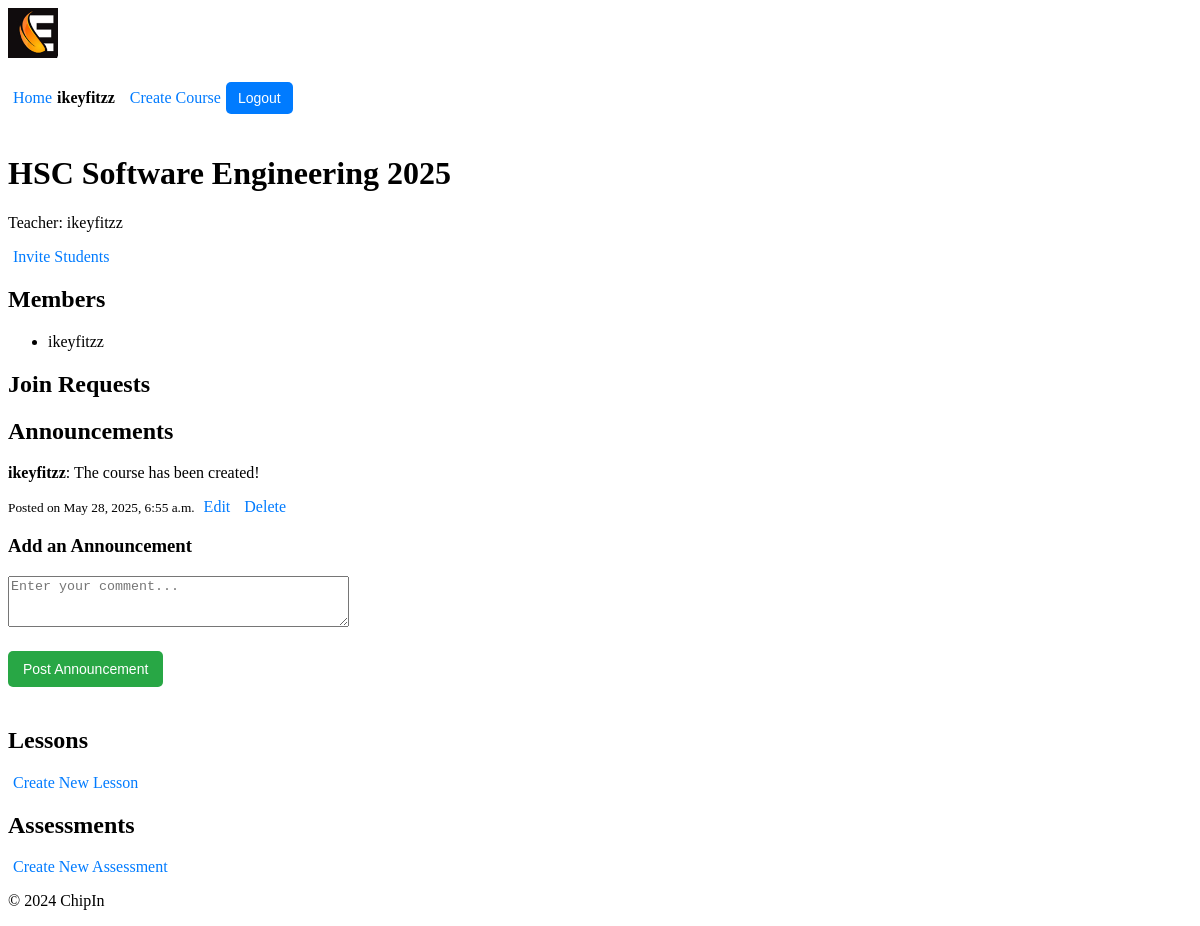
The app's page /chipin/group/4/ (signed in), older data.
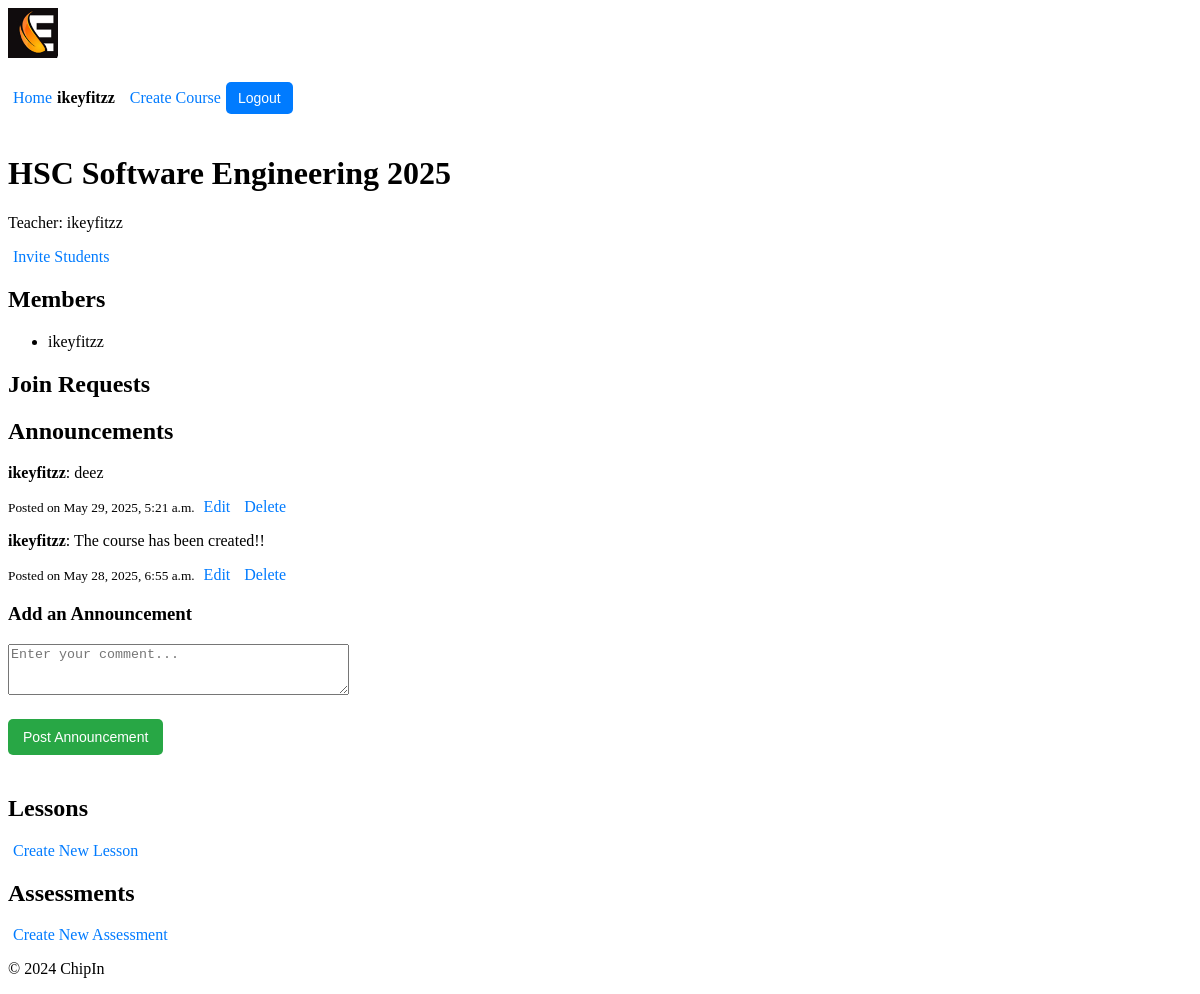
The same page, newer data.
### users/models.py (models this page shows, shortened)
class Profile(models.Model):
    user = models.OneToOneField(User, on_delete=models.CASCADE)
    first_name = models.CharField(max_length=30)
    surname = models.CharField(max_length=30)
    nickname = models.CharField(max_length=30, unique=True, null=False, blank=False)
    max_spend = models.DecimalField(max_digits=10, decimal_places=2, default=100.00)  # max spend
    balance = models.DecimalField(max_digits=10, decimal_places=2, default=100.00)  # users balance
    is_teacher = models.BooleanField(default=False) # users permissions (teacher/student)
    pfp = models.FileField(default='pfps/blank.jpg') # profile picture field

### chipin/models.py (models this page shows, shortened)
class Group(models.Model):
    name = models.CharField(max_length=100)
    admin = models.ForeignKey(User, on_delete=models.CASCADE, related_name='admin_groups')
    members = models.ManyToManyField(User, related_name='group_memberships', blank=True)
    invited_users = models.ManyToManyField(User, related_name='pending_invitations', blank=True)

class Comment(models.Model):
    user = models.ForeignKey(User, on_delete=models.CASCADE)  # User who posted the comment
    group = models.ForeignKey(Group, related_name='comments', on_delete=models.CASCADE)  # Group associated with the comment
    content = models.TextField()  # The comment content
    created_at = models.DateTimeField(auto_now_add=True)  # Timestamp when the comment was posted
    updated_at = models.DateTimeField(auto_now=True)  # Timestamp for the latest update

### chipin/views.py (the view)
# urls.py: path('group/<int:group_id>/', views.group_detail, name='group_detail'),
@login_required
def group_detail(request, group_id, edit_comment_id=None):
    group = get_object_or_404(Group, id=group_id)
    comments = group.comments.all().order_by('-created_at')  # Fetch all comments for the group
    events = group.events.all()  # Fetch all events associated with the group
    lessons = group.lessons.all()  # Fetch all lessons associated with the group
    if edit_comment_id: # Fetch the comment to edit, if edit_comment_id is provided
        comment_to_edit = get_object_or_404(Comment, id=edit_comment_id)
        if comment_to_edit.user != request.user:
            return redirect('chipin:group_detail', group_id=group.id)
    else:
        comment_to_edit = None
    if request.method == 'POST':
        if comment_to_edit: # Editing an existing comment
            form = CommentForm(request.POST, instance=comment_to_edit)
        else: # Adding a new comment
            form = CommentForm(request.POST)
        if form.is_valid():
            comment = form.save(commit=False)
            comment.user = request.user
            comment.group = group
            comment.save()
            return redirect('chipin:group_detail', group_id=group.id)
    else:
        form = CommentForm(instance=comment_to_edit) if comment_to_edit else CommentForm()
    return render(request, 'chipin/group_detail.html', {
        'group': group,
        'comments': comments,
        'events': events,
        'lessons': lessons,
        'form': form,
        'comment_to_edit': comment_to_edit,
    })

### chipin/forms.py (shortened to what this page needs)
class CommentForm(forms.ModelForm):
    class Meta:
        model = Comment
        fields = ['content']
        widgets = {
            'content': forms.Textarea(attrs={'rows': 3, 'placeholder': 'Enter your comment...'})
        }

### chipin/context_processors.py (called while the page is built)
def user_profile(request):
    if request.user.is_authenticated:
        try:
            return {'nickname': request.user.profile.nickname}
        except Profile.DoesNotExist:
            return {'nickname': request.user.username}  # Fallback to username if no profile exists
    return {}

### chipin/templates/chipin/group_detail.html (shortened to what this page needs)
{% extends 'chipin/base.html' %}
{% block content %}
    <h1>{{ group.name }}</h1>
    <p>Teacher: {{ group.admin.profile.nickname }}</p>
    {% if request.user == group.admin %}
        <a href="{% url 'chipin:invite_users' group.id %}">Invite Students</a>
    {% endif %}
    <h2>Members</h2>
    <ul>
        {% for member in group.members.all %}
        <li>{{ member.profile.nickname }}</li>
        {% endfor %}
    </ul>
    {% if request.user in group.members.all %}
        <h2>Join Requests</h2>
    {% endif %}
    <h2>Announcements</h2>
    <div class="comments-section">
        {% for comment in comments %}
            <div class="comment">
                <p><strong>{{ comment.user.profile.nickname }}</strong>: {{ comment.content }}</p>
                <small>Posted on {{ comment.created_at }}</small>
                {% if comment.user == request.user or request.user == group.admin %}
                    <a href="{% url 'chipin:edit_comment' group.id comment.id %}">Edit</a>
                    <a href="{% url 'chipin:delete_comment' comment.id %}" onclick="return confirm('Are you sure?')">Delete</a>
                {% endif %}
            </div>
        {% empty %}
            <p>No announcements yet.</p>
        {% endfor %}
    </div>
{% if request.user == group.admin %}
    <h3>{% if comment_to_edit %}Edit Announcement{% else %}Add an Announcement{% endif %}</h3>
    <form method="POST">
        <div class="form-group">
            {{ form.content }}
        </div>
        <button type="submit">{% if comment_to_edit %}Save Announcement{% else %}Post Announcement{% endif %}</button>
    </form>
{% endif %}
    <h2>Lessons</h2>
    {% if request.user == group.admin %}
        <a href="{% url 'chipin:create_lesson' group.id %}" class="btn btn-primary">Create New Lesson</a>
    {% else %}
        <p>There are no lessons at the moment.</p>
    {% endif %}
    <h2>Assessments</h2>
    {% if request.user == group.admin %}
        <a href="{% url 'chipin:create_event' group.id %}" class="btn btn-primary">Create New Assessment</a>
    {% endif %}
{% endblock %}

### chipin/templates/chipin/base.html (shortened to what this page needs)
{% load static %}
<!DOCTYPE html>
<html lang="en">
<head>
    <link rel="stylesheet" href="{% static 'chipin/styles.css' %}">
</head>
<body>
    <header>
        <div class="logo">
            <img src="{% static 'chipin/logo_90.jpg' %}" alt="ChipIn Logo">
        </div>
        <div class="user-info">
            {% if request.user.is_authenticated %}
                <a href="{% url 'chipin:home' %}">Home</a> <span>{{ request.user.profile.nickname }}</span>
                {% if request.user.profile.is_teacher %}
                    <a href="{% url 'chipin:create_group' %}">Create Course</a>
                {% endif %}
                <form action="{% url 'users:logout' %}" method="post">
                    <button type="submit">Logout</button>
                </form>
            {% else %}
                <a href="{% url 'users:teacher_login' %}">Teacher Login</a> <a href="{% url 'users:login' %}">Student Login</a> <a href="{% url 'users:register' %}">Student Register</a>
            {% endif %}
        </div>
    </header>
    <main>
        {% block content %}
        {% endblock %}
    </main>
    <footer>
        <p>&copy; 2024 ChipIn</p>
    </footer>
</body>
</html>

### chipin/static/chipin/styles.css (style rules this page uses)
.logo img { max-height: 50px; }
.user-info { display: flex; align-items: center; font-size: 16px; }
.user-info span { margin-right: 10px; font-weight: bold; }
.user-info button { background-color: #007BFF; color: white; border: none; padding: 8px 12px; cursor: pointer; border-radius: 5px; font-size: 14px; }
button { background-color: #28a745; color: white; border: none; padding: 10px 15px; cursor: pointer; border-radius: 5px; font-size: 14px; margin-top: 20px; margin-bottom: 20px; }
a { color: #007BFF; text-decoration: none; padding: 5px }

Row changes from the older to the newer data that the page shows:
added Comment: user.profile.nickname "ikeyfitzz", content "deez", created_at "May 29, 2025, 5:21 a.m.", shows "Edit"
changed Comment: content "The course has been created!" → "The course has been created!!"
